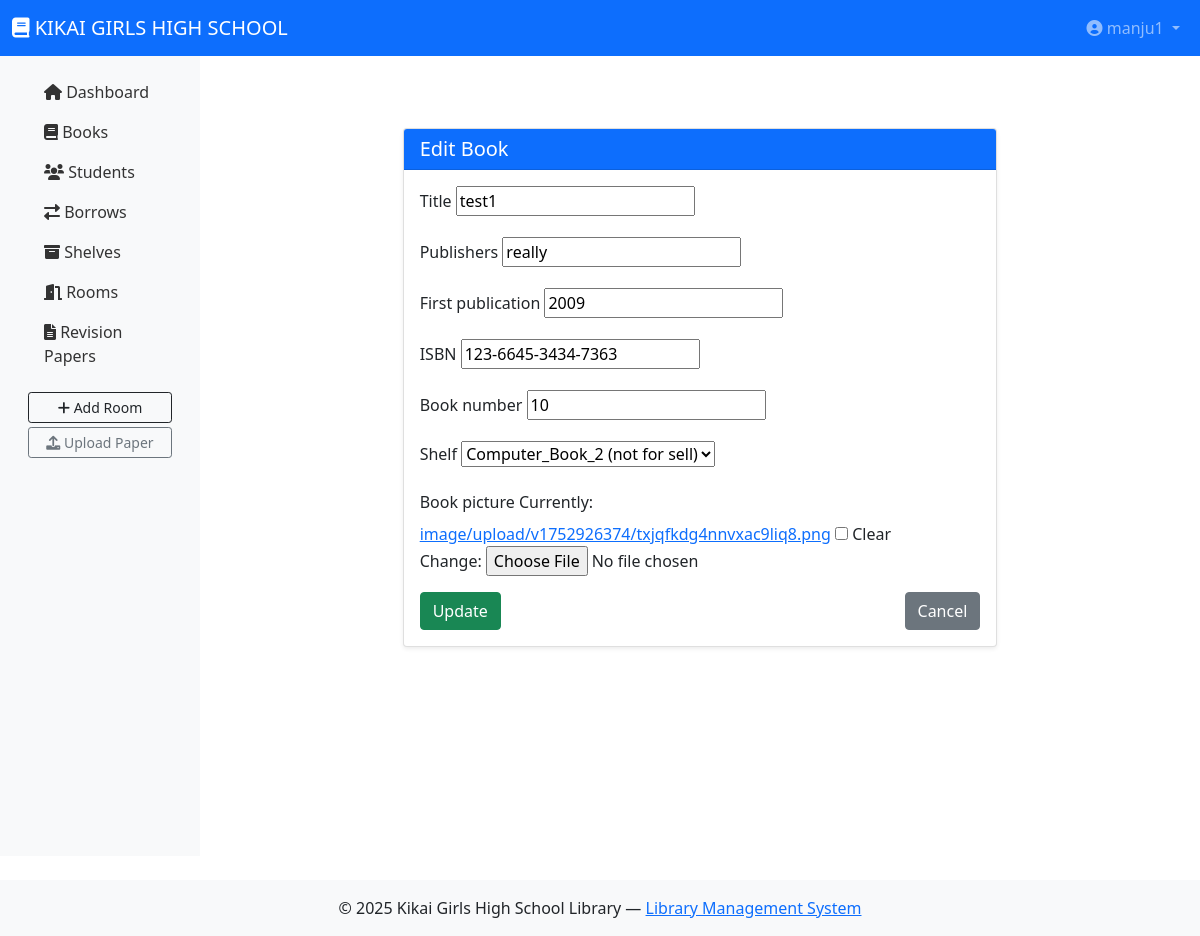
The app's page /library/books/edit/1/ (signed in) with its own data.
### library/models.py (models this page shows, shortened)
class Book(models.Model):
    title = models.CharField(max_length=255, null=True, blank=True)
    publishers = models.CharField(max_length=255, null=True, blank=True)
    first_publication = models.PositiveIntegerField(null=True, blank=True)
    ISBN = models.CharField(max_length=255, unique=True, null=True, blank=True)
    book_number = models.CharField(max_length=255, unique=True, null=True, blank=True)
    shelf = models.ForeignKey(Shelf, on_delete=models.CASCADE, related_name="books", null=True, blank=True)
    category = models.CharField(max_length=50, editable=False, null=True, blank=True)
    book_picture = models.ImageField(upload_to='book_pictures/', blank=True, null=True)
    created = models.DateTimeField(auto_now_add=True, null=True, blank=True)

### library/views.py (the view)
# urls.py: path('books/edit/<int:pk>/', views.book_edit, name='book_edit'),
@login_required
def book_edit(request, pk):
    book = get_object_or_404(Book, pk=pk)
    if request.method == 'POST':
        form = BookForm(request.POST, request.FILES, instance=book)
        if form.is_valid():
            book = form.save(commit=False)
            if book.shelf:
                book.category = book.shelf.category
            book.save()
            messages.success(request, f'Book "{book.title}" updated.')
            return render(request, 'registration/loading.html', {"redirect_url": reverse("book_list")})
    else:
        form = BookForm(instance=book)
    return render(request, 'books/book_form.html', {'form': form, 'instance': book})

### library/forms.py
class BookForm(forms.ModelForm):
    class Meta:
        model = Book
        fields = [
            'title',
            'publishers',
            'first_publication',
            'ISBN',
            'book_number',
            'shelf',
            'book_picture',
        ]

### library/models.py (called while the page is built)
    def __str__(self):
        return f"{self.shelf_name} ({self.category})"

### templates/books/book_form.html (shortened to what this page needs)
{% extends 'base.html' %}
{% block content %}
<div class="container my-5">
  <div class="row justify-content-center">
    <div class="col-md-10 col-lg-8">
      <div class="card shadow-sm">
        <div class="card-header bg-primary text-white">
          <h5 class="mb-0">{% if instance and instance.id %}Edit Book{% else %}Add Book{% endif %}</h5>
        </div>
        <div class="card-body">
          <form method="post" enctype="multipart/form-data">
            {% for field in form %}
              <div class="mb-3">
                <label for="{{ field.id_for_label }}" class="form-label">{{ field.label }}</label>
                {{ field }}
              </div>
            {% endfor %}
            <div class="d-flex justify-content-between">
              <button type="submit" class="btn btn-success">
                {% if instance and instance.id %}Update{% else %}Add{% endif %}
              </button>
              <a href="{% url 'book_list' %}" class="btn btn-secondary">Cancel</a>
            </div>
          </form>
        </div>
      </div>
    </div>
  </div>
</div>
{% endblock %}

### templates/base.html (shortened to what this page needs)
<!doctype html>
<html lang="en">
<head>
  <link href="https://cdn.jsdelivr.net/npm/bootstrap@5.1.3/dist/css/bootstrap.min.css" rel="stylesheet">
  <link href="https://cdnjs.cloudflare.com/ajax/libs/font-awesome/6.0.0/css/all.min.css" rel="stylesheet">
</head>
<body>
  {% if user.is_authenticated %}
  <nav class="navbar navbar-expand-lg navbar-dark bg-primary">
    <div class="container-fluid">
      <a class="navbar-brand" href="{% url 'dashboard' %}">
        <i class="fas fa-book"></i> KIKAI GIRLS HIGH SCHOOL
      </a>
      <div class="collapse navbar-collapse">
        <ul class="navbar-nav ms-auto">
          <li class="nav-item dropdown">
            <a class="nav-link dropdown-toggle" href="#" id="profileDropdown" role="button" data-bs-toggle="dropdown">
              <i class="fas fa-user-circle"></i> {{ user.username }}
            </a>
          </li>
        </ul>
      </div>
    </div>
  </nav>
  {% endif %}
  <div class="container-fluid">
    <div class="row">
      {% if user.is_authenticated %}
      <nav class="col-lg-2 d-none d-lg-block sidebar py-3">
        {% include 'includes/sidebar_links.html' %}
      </nav>
      {% endif %}
      <main class="{% if user.is_authenticated %}col-lg-10{% else %}col-12{% endif %} main-content">
        {% block content %}{% endblock %}
      </main>
    </div>
  </div>
  <footer class="bg-light text-center py-3 mt-4">
    © {% now "Y" %} Kikai Girls High School Library —
    <a href="#">Library Management System</a>
  </footer>
</body>
</html>

### templates/base.html (style rules this page uses)
.sidebar { background-color: #f8f9fa; min-height: 100vh; }
.main-content { padding: 1.5rem; }

### records on screen
Book: form "test1" "really" "2009" "123-6645-3434-7363" "10" "Computer_Book_2 (not for sell)"

### other values on screen
{{ user.username }} "manju1"
{{ field.label }} "Title" "Publishers" "First publication" "ISBN" "Book number" "Shelf" "Book picture"
